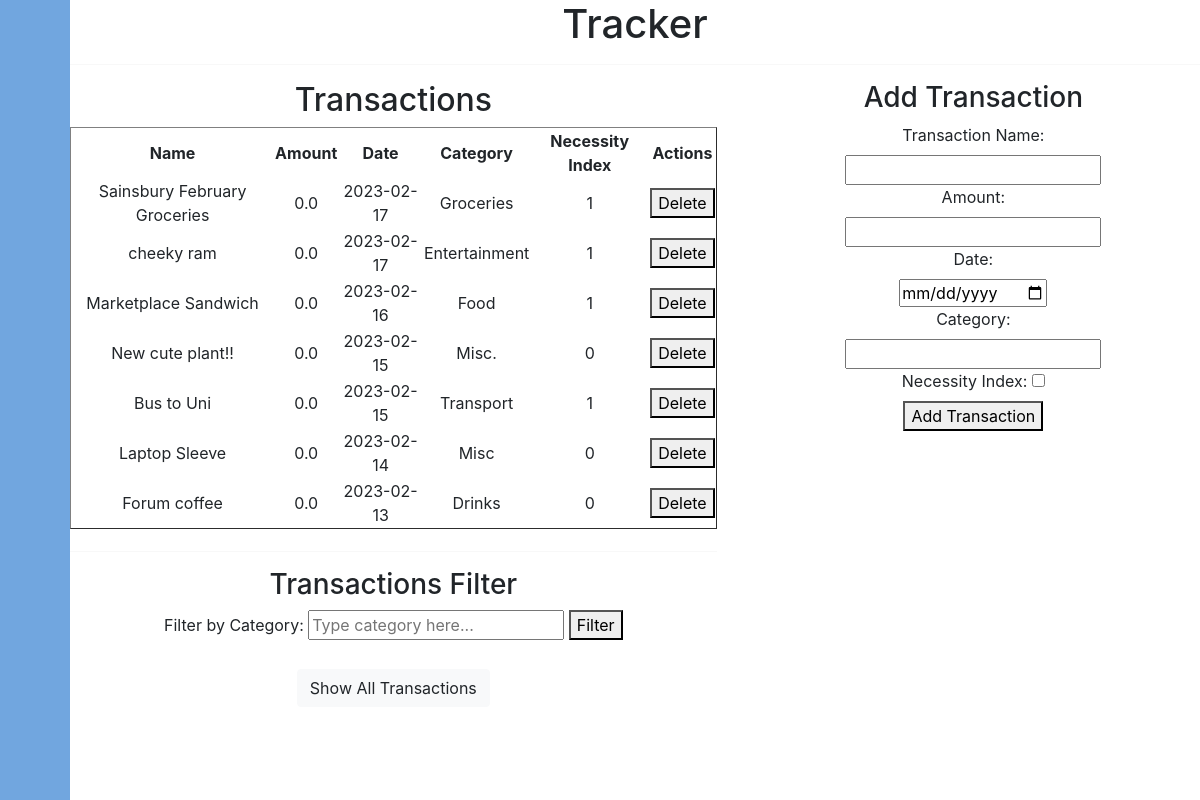
Before: /tracker with the older database file.
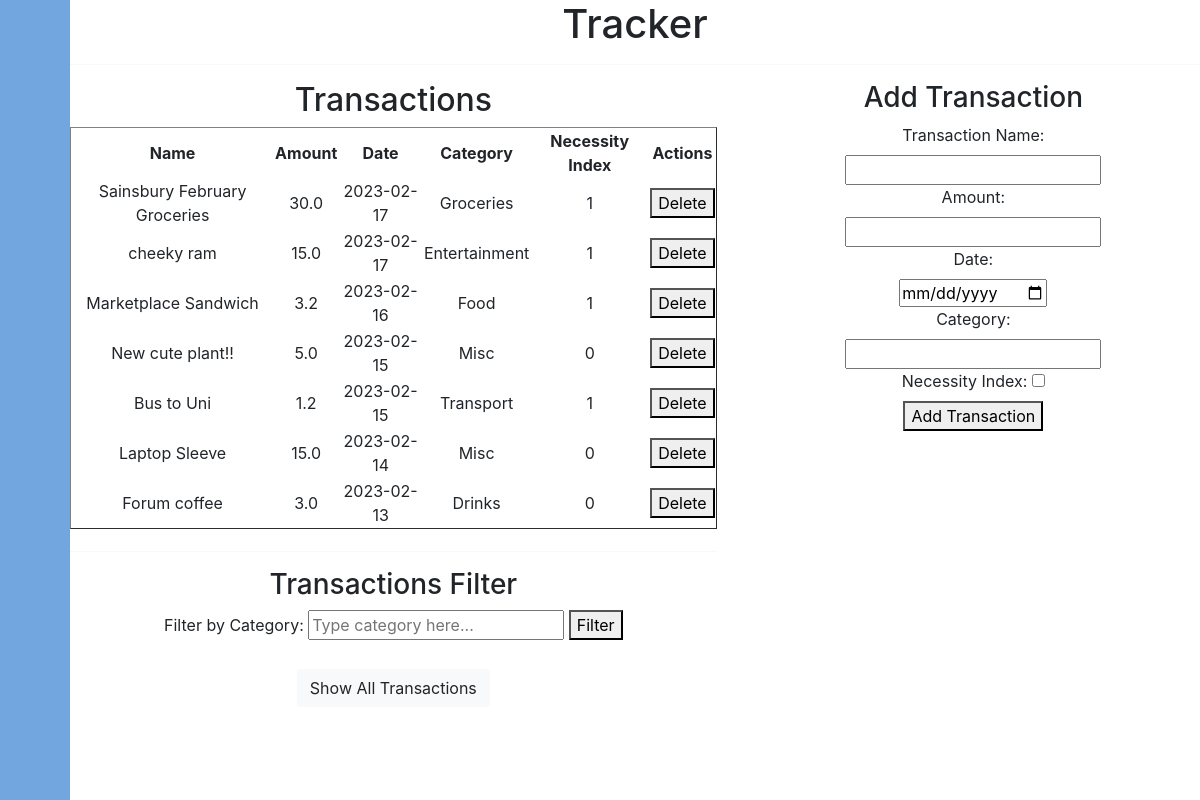
After: the same page with the newer database file.
### tables this page shows
CREATE TABLE transactions (
    transaction_id INTEGER PRIMARY KEY AUTOINCREMENT,
    user_id INTEGER, 
    transaction_name TEXT NOT NULL,
    amount DOUBLE NOT NULL DEFAULT 0,
    transaction_date DATE NOT NULL,
    transaction_category TEXT NOT NULL,
    necessity_index BOOLEAN NOT NULL DEFAULT 0,
    CONSTRAINT fk_user
        FOREIGN KEY (user_id)
        REFERENCES users(user_id)
);

### app.py (the view)
@app.route("/tracker")
def tracker():
    conn = sqlite3.connect('database.db')
    cursor = conn.cursor()
    cursor.execute("SELECT transaction_id, transaction_name, amount, transaction_date, transaction_category, necessity_index FROM transactions ORDER BY transaction_date DESC")
    transactions = cursor.fetchall()
    conn.close()
    return render_template('tracker.html', transactions=transactions)

### templates/tracker.html (shortened to what this page needs)
{% extends "base.html" %}
{% block content %}
<!doctype html>
<html lang="en">
<head>
    <link rel="stylesheet" href="https://cdn.jsdelivr.net/npm/bootstrap@4.1.3/dist/css/bootstrap.min.css"
>
    <link rel="stylesheet" href="{{ url_for('static', filename='tracker.css') }}">
</head>
<body>
    <h1>Tracker</h1>
    <hr>
    <div class="row justify-content-center">
        <div class="col-7">
            <h2>Transactions</h2>
            <table class ="transac_table" border="1">
                <thead>
                    <tr>
                        <th>Name</th>
                        <th>Amount</th>
                        <th>Date</th>
                        <th>Category</th>
                        <th>Necessity Index</th>
                        <th>Actions</th>
                    </tr>
                </thead>
                    <tbody>
                        {% for transaction in transactions %}
                        <tr>
                            <td>{{ transaction[1] }}</td>
                            <td>{{ transaction[2] }}</td>
                            <td>{{ transaction[3] }}</td>
                            <td>{{ transaction[4] }}</td>
                            <td>{{ transaction[5] }}</td>
                            <td>
                                <form action="/delete" method="post">
                                    <button type="submit">Delete</button>
                                </form>
                            </td>
                        </tr>
                        {% endfor %}
                    </tbody>
                </table>
                <hr>
                <h3>Transactions Filter</h3>
                <form action="/filter" method="get">
                    <label for="category">Filter by Category:</label>
                    <input type="text" id="category" name="category" placeholder="Type category here...">
                    <button type="submit">Filter</button><br>
                    <br><a href="/tracker" class="btn btn-light">Show All Transactions</a>
                </form>
        </div>
        <div class="col-5">
            <h3>Add Transaction</h3>
            <form action="/add" method="post">
                <label for="transaction_name">Transaction Name:</label><br>
                <input type="text" id="transaction_name" name="transaction_name" required><br>
                <label for="amount">Amount:</label><br>
                <input type="number" id="amount" name="amount" required><br>
                <label for="transaction_date">Date:</label><br>
                <input type="date" id="transaction_date" name="transaction_date" required><br>
                <label for="transaction_category">Category:</label><br>
                <input type="text" id="transaction_category" name="transaction_category" required><br>
                <label for="necessity_index">Necessity Index:</label>
                <input type="checkbox" id="necessity_index" name="necessity_index"><br>
                <button type="submit">Add Transaction</button>
            </form>
        </div>
    </div>
</body>
</html>
{% endblock %}

### templates/base.html (shortened to what this page needs)
<!DOCTYPE html>
<html lang="en">
<head>
    {% block head %}
    <link href="https://cdn.lineicons.com/4.0/lineicons.css" rel="stylesheet" />
    <link href="https://cdn.jsdelivr.net/npm/bootstrap@5.3.0-alpha3/dist/css/bootstrap.min.css" rel="stylesheet"
>
    <link rel="stylesheet" href="{{ url_for('static', filename='navbar.css') }}">
    {% endblock %}
</head>
<body>
    <div class="wrapper">
        <aside id="sidebar">
            <div class="d-flex">
                <button class="toggle-btn" type="button">
                </button>
            </div>
            <ul class="sidebar-nav">
                <li class="sidebar-item">
                    <a href="profile" class="sidebar-link">
                    </a>
                </li>
                <li class="sidebar-item">
                    <a href="tracker" class="sidebar-link">
                    </a>
                </li>
                <li class="sidebar-item">
                    <a href="pots" class="sidebar-link">
                    </a>
                </li>
                <li class="sidebar-item">
                    <a href="#" class="sidebar-link collapsed has-dropdown" data-bs-toggle="collapse"
                        data-bs-target="#auth" aria-expanded="false" aria-controls="auth">
                    </a>
                </li>
                <li class="sidebar-item">
                    <a href="settings" class="sidebar-link">
                    </a>
                </li>
            </ul>
            <div class="sidebar-footer">
                <a href="#" class="sidebar-link">
                </a>
            </div>
        </aside>
        <div class="main">
            <div class="text-center" id="content"> {% block content %}{% endblock %}</div>
        </div>
    </div>
</body>
</html>

### static/navbar.css (style rules this page uses)
a { text-decoration: none; }
li { list-style: none; }
h1 { font-weight: 600; font-size: 1.5rem; }
body { font-family: 'Poppins', sans-serif; }
.wrapper { display: flex; width: 100%; }
.main { min-height: 100vh; width: 100%; overflow: hidden; transition: all 0.35s ease-in-out; background-color: white; }
#sidebar { width: 70px; min-width: 70px; z-index: 1000; transition: all .25s ease-in-out; background-color: #71a6df; display: flex; flex-direction: column; }
.toggle-btn { background-color: transparent; cursor: pointer; border: 0; padding: 1rem 1.5rem; }
.sidebar-nav { padding: 2rem 0; flex: 1 1 auto; }
a.sidebar-link { padding: .625rem 1.625rem; color: #FFF; display: block; font-size: 0.9rem; white-space: nowrap; border-left: 3px solid transparent; }
.sidebar-item { position: relative; }

### static/tracker.css (style rules this page uses)
.transac_table { display: inline-block }

Changed rows visible on the page:
changed transactions "Sainsbury February Groceries": amount "0.0" → "30.0"
changed transactions "cheeky ram": amount "0.0" → "15.0"
changed transactions "Marketplace Sandwich": amount "0.0" → "3.2"
changed transactions "New cute plant!!": amount "0.0" → "5.0"; transaction_category "Misc." → "Misc"
changed transactions "Bus to Uni": amount "0.0" → "1.2"
changed transactions "Laptop Sleeve": amount "0.0" → "15.0"
changed transactions "Forum coffee": amount "0.0" → "3.0"
